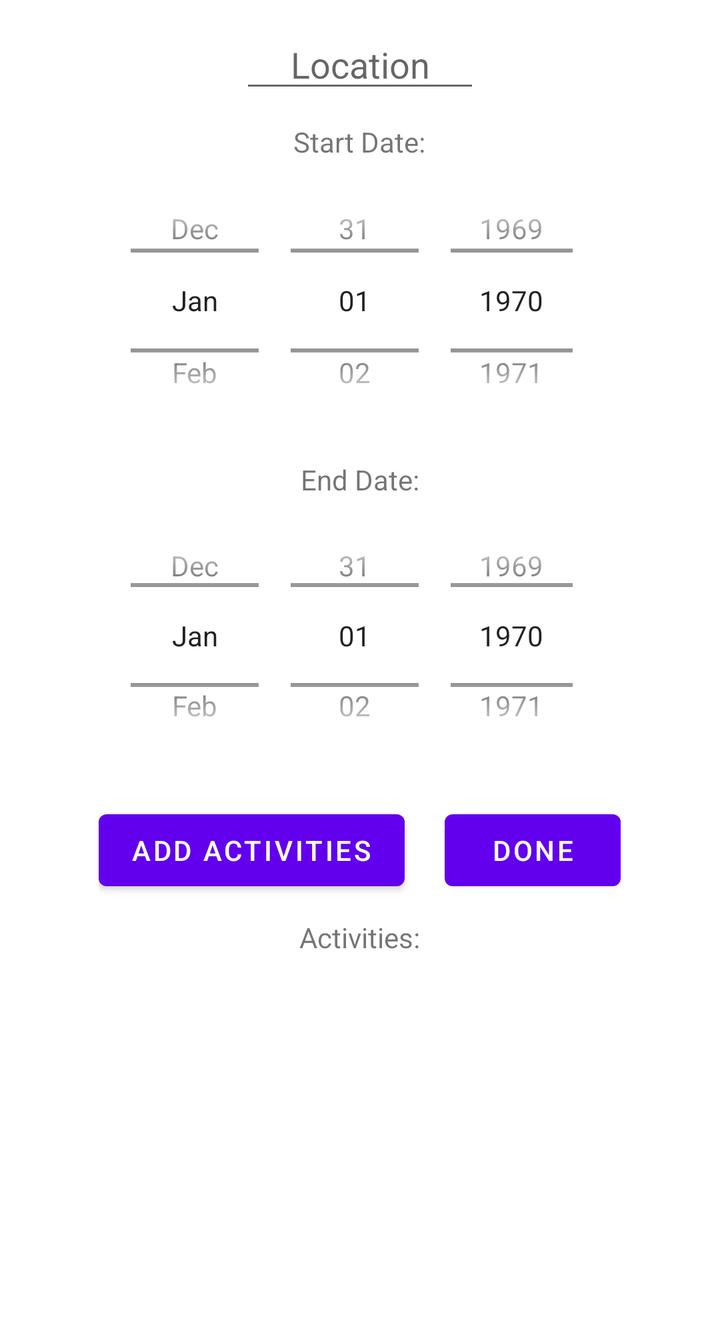
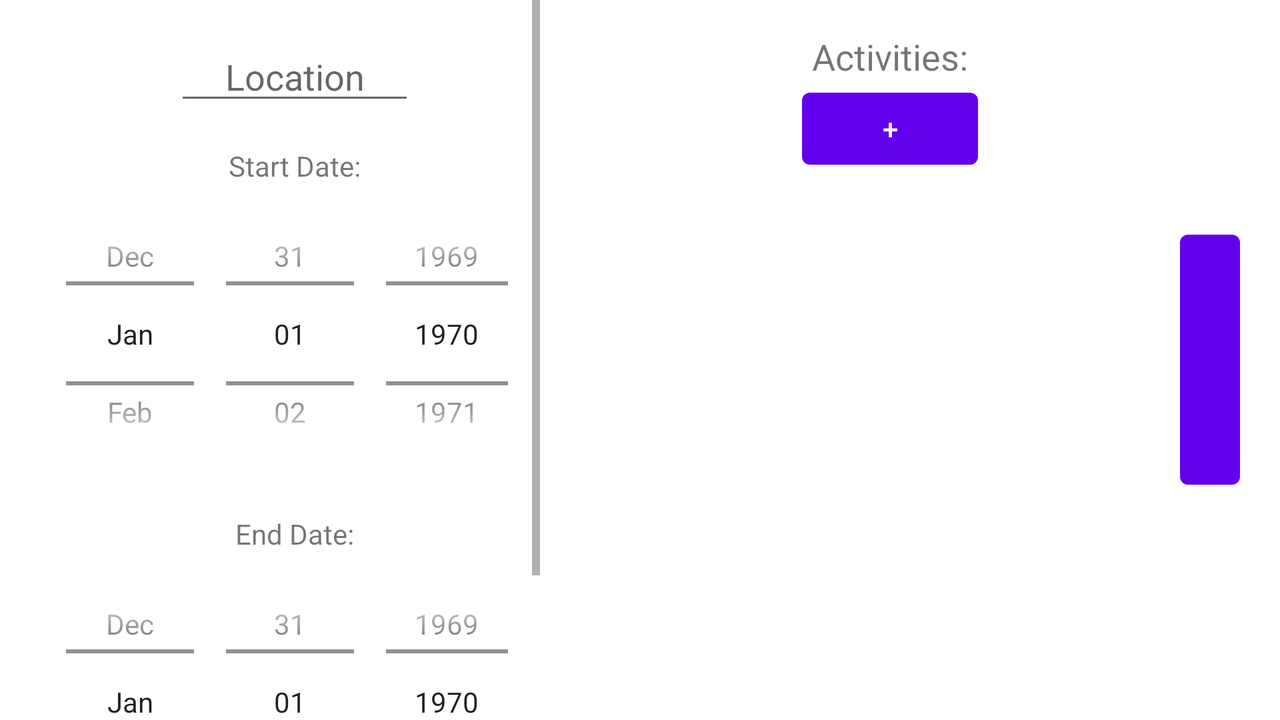

First picture: res/layout/ on a phone held upright. Second picture: the repository's own variant of that layout, on a device whose configuration matches the variant's folder. Source for both follows.
<!-- AndroidManifest.xml: application theme Theme.AdventureTravels -->
<!-- res/layout/activity_add_vacation.xml -->
<?xml version="1.0" encoding="utf-8"?>
<ScrollView
    xmlns:android="http://schemas.android.com/apk/res/android"
    xmlns:tools="http://schemas.android.com/tools"
    android:orientation="vertical"
    android:gravity="center"
    android:layout_width="match_parent"
    android:layout_height="match_parent"
    tools:context=".AddVacationActivity" >

        <LinearLayout
            android:orientation="vertical"
            android:gravity="center"
            android:layout_width="match_parent"
            android:layout_height="match_parent">


            <EditText
                android:id="@+id/editLocation"
                android:hint="Location"
                android:gravity="center"
                android:layout_width="120dp"
                android:layout_height="wrap_content"
                android:layout_marginTop="10dp" />

            <TextView
                android:id="@+id/textStartDate"
                android:layout_width="wrap_content"
                android:layout_height="wrap_content"
                android:layout_marginTop="10dp"
                android:text="Start Date:" />

            <DatePicker
                android:id="@+id/dateStart"

                android:layout_width="245dp"
                android:layout_height="140dp"
                android:calendarViewShown="false"
                android:datePickerMode="spinner" />

            <TextView
                android:id="@+id/textEndDate"
                android:layout_width="wrap_content"
                android:layout_height="wrap_content"
                android:layout_marginTop="10dp"
                android:text="End Date:" />

            <DatePicker
                android:id="@+id/dateEnd"
                android:layout_width="245dp"
                android:layout_height="137dp"
                android:calendarViewShown="false"
                android:datePickerMode="spinner" />

            <LinearLayout
                android:layout_marginTop="15dp"
                android:gravity="center"
                android:layout_width="wrap_content"
                android:layout_height="wrap_content" >

                <Button
                    android:id="@+id/buttonAddEvent"
                    android:layout_width="wrap_content"
                    android:layout_height="wrap_content"
                    android:layout_marginRight="10dp"
                    android:text="Add Activities" />

                <Button
                    android:id="@+id/buttonAddVacation"
                    android:layout_width="wrap_content"
                    android:layout_height="wrap_content"
                    android:layout_marginLeft="10dp"
                    android:text="Done" />
            </LinearLayout>

            <TextView
                android:id="@+id/textActivities"
                android:layout_width="wrap_content"
                android:layout_height="wrap_content"
                android:layout_marginTop="10dp"
                android:text="Activities:" />

            <androidx.recyclerview.widget.RecyclerView
                android:id="@+id/recyclerEvents"
                android:layout_width="wrap_content"
                android:layout_height="172dp"
                android:layout_marginTop="5dp"
                android:layout_marginBottom="10dp" />


        </LinearLayout>
</ScrollView>
<!-- resources referenced by this layout -->
<resources>
  <style name="Theme.AdventureTravels" parent="Theme.MaterialComponents.DayNight.DarkActionBar">
          
          <item name="colorPrimary">@color/purple_500</item>
          <item name="colorPrimaryVariant">@color/purple_700</item>
          <item name="colorOnPrimary">@color/white</item>
          
          <item name="colorSecondary">@color/teal_200</item>
          <item name="colorSecondaryVariant">@color/teal_700</item>
          <item name="colorOnSecondary">@color/black</item>
          
          <item name="android:statusBarColor" tools:targetApi="l">?attr/colorPrimaryVariant</item>
          
      </style>
  <color name="purple_500">#FF6200EE</color>
  <color name="purple_700">#FF3700B3</color>
  <color name="white">#FFFFFFFF</color>
  <color name="teal_200">#FF03DAC5</color>
  <color name="teal_700">#FF018786</color>
  <color name="black">#FF000000</color>
</resources>
<!-- res/layout-land/activity_add_vacation.xml (the repository's variant of the layout above) -->
<!-- drawn on the phone turned sideways -->
<?xml version="1.0" encoding="utf-8"?>
<LinearLayout
    xmlns:android="http://schemas.android.com/apk/res/android"
    android:orientation="horizontal"
    android:gravity="center"
    android:layout_width="match_parent"
    android:layout_height="match_parent">

    <ScrollView
        android:layout_marginRight="25dp"
        android:layout_marginLeft="25dp"
        android:layout_width="wrap_content"
        android:layout_height="wrap_content" >

        <LinearLayout
            android:orientation="vertical"
            android:gravity="center"
            android:layout_width="wrap_content"
            android:layout_height="wrap_content" >
        <EditText
            android:id="@+id/editLocation"
            android:hint="Location"
            android:gravity="center"
            android:layout_width="120dp"
            android:layout_height="wrap_content"
            android:layout_marginTop="16dp" />

        <TextView
            android:id="@+id/textStartDate"
            android:layout_width="wrap_content"
            android:layout_height="wrap_content"
            android:layout_marginTop="16dp"
            android:text="Start Date:" />

        <DatePicker
            android:id="@+id/dateStart"
            android:layout_width="245dp"
            android:layout_height="149dp"
            android:calendarViewShown="false"
            android:datePickerMode="spinner" />

        <TextView
            android:id="@+id/textEndDate"
            android:layout_width="wrap_content"
            android:layout_height="wrap_content"
            android:layout_marginTop="16dp"
            android:text="End Date:" />

        <DatePicker
            android:id="@+id/dateEnd"
            android:layout_width="245dp"
            android:layout_height="149dp"
            android:calendarViewShown="false"
            android:layout_marginBottom="25dp"
            android:datePickerMode="spinner" />

        </LinearLayout>
    </ScrollView>

    <LinearLayout
        android:orientation="vertical"
        android:gravity="center_horizontal"
        android:layout_marginLeft="25dp"
        android:layout_width="250dp"
        android:layout_height="match_parent" >

        <TextView
            android:id="@+id/textActivities"
            android:layout_width="wrap_content"
            android:layout_height="wrap_content"
            android:layout_marginTop="16dp"
            android:textSize="18dp"
            android:text="Activities:" />

        <Button
            android:id="@+id/buttonAddEvent"
            android:layout_width="wrap_content"
            android:layout_height="wrap_content"
            android:text="+" />

        <androidx.recyclerview.widget.RecyclerView
            android:id="@+id/recyclerEvents"
            android:layout_width="wrap_content"
            android:layout_height="160dp"
            android:layout_marginTop="20dp" />

    </LinearLayout>

    <Button
        android:id="@+id/buttonAddVacation"
        android:layout_width="wrap_content"
        android:layout_height="wrap_content"
        android:layout_marginLeft="20dp"
        android:layout_marginRight="20dp"
        android:text="Confirm" />

    <androidx.constraintlayout.widget.Guideline
        android:id="@+id/guideline5"
        android:layout_width="wrap_content"
        android:layout_height="wrap_content"
        android:orientation="vertical" />

</LinearLayout>
